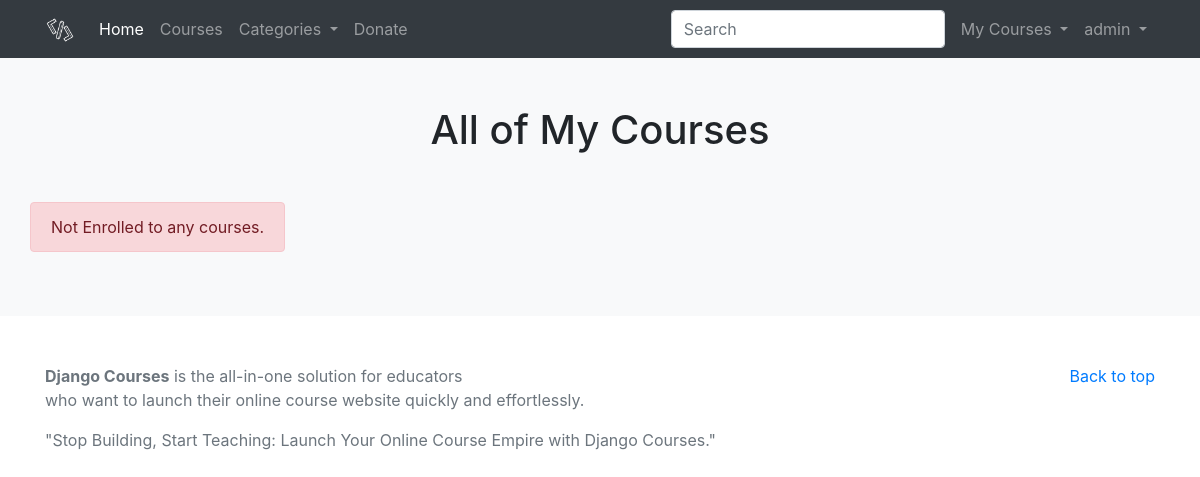
Before: /courses/enrolled-courses/ (signed in) with the older database file.
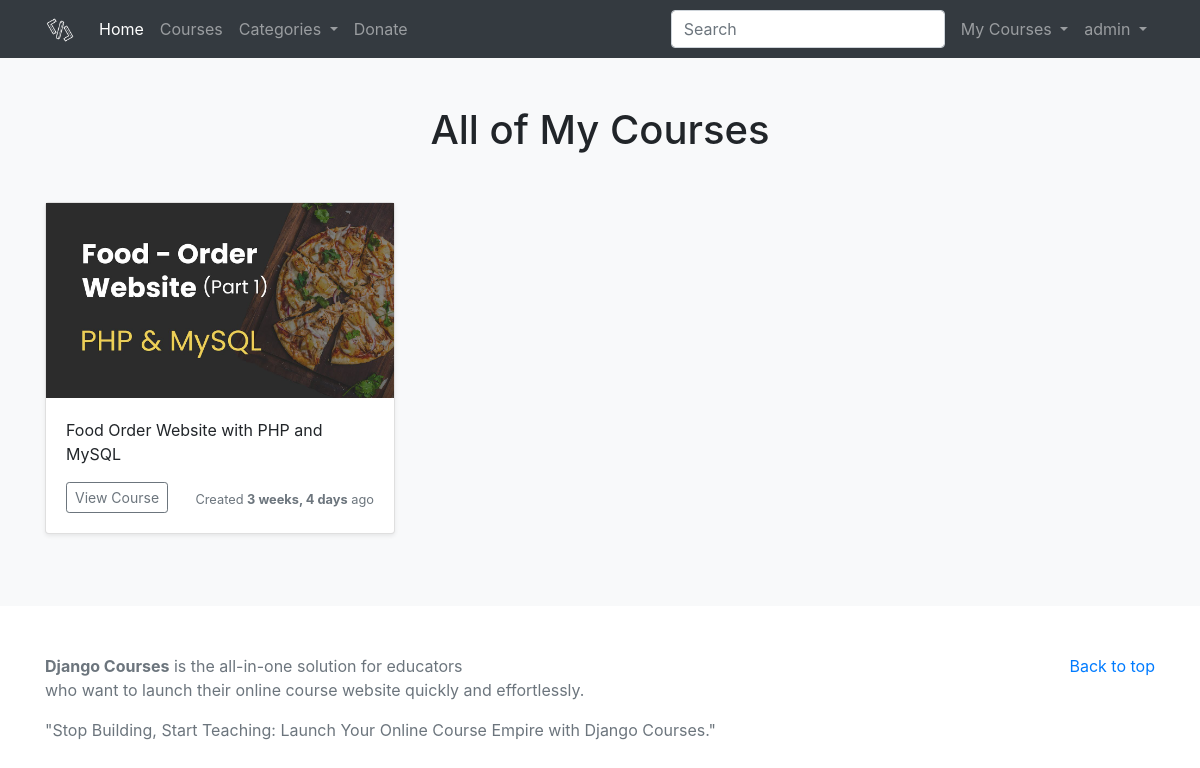
After: the same page with the newer database file.
### courses/models.py (models this page shows, shortened)
class Enroll(models.Model):
    user = models.ForeignKey(User, verbose_name="User", on_delete=models.CASCADE)
    course = models.ForeignKey(Course, verbose_name="Course", on_delete=models.CASCADE)
    enrolled_date = models.DateTimeField(auto_now_add=True, verbose_name="Enrolled Date")

class Course(models.Model):
    course_title = models.CharField(max_length=200, verbose_name="Course Title")
    course_slug = models.SlugField(verbose_name="Course Slug")
    course_description = models.TextField(blank=True, null=True, verbose_name="Course Description")
    course_topic = models.ManyToManyField(Topic, verbose_name="Course Topic")
    course_image = models.ImageField(upload_to="courses/", blank=True, null=True)
    course_is_active = models.CharField(
        choices = IS_ACTIVE,
        default = 'Yes',
        max_length=50,
        verbose_name="Is Active?"
        )
    course_is_featured = models.CharField(
        choices = IS_ACTIVE,
        default = 'Yes',
        max_length=50,
        verbose_name="Is Featured?"
        )
    course_created_at = models.DateTimeField(auto_now_add=True, verbose_name="Created Date")
    course_updated_at = models.DateTimeField(auto_now=True, verbose_name="Updated Date")
    seo_course_title = models.CharField(max_length=60, blank=True, null=True, verbose_name="SEO Course Title (60 Characters Long)")
    seo_course_keywords = models.TextField(blank=True, null=True, verbose_name="SEO for Course Keywords, Separated by Commas")
    seo_course_description = models.TextField(blank=True, null=True, verbose_name="SEO Course Description (160 Characters Long)")
    class Meta:
        ordering = ('-course_created_at', )

### courses/views.py (the view)
# urls.py: path('courses/enrolled-courses/', views.enrolled_courses, name="enrolled-courses"),
@login_required(login_url='account_login')
def enrolled_courses(request):
    try:
        courses = Enroll.objects.filter(user=request.user)
        context = {
            'courses': courses,
        }
        return render(request, 'courses/enrolled_courses.html', context)
    except:
        messages.error(request, "Couldn't Enroll to the course. Please try again later.")
        return redirect(index)

### courses/context_processors.py (called while the page is built)
def head_menu(request):
    topics = Topic.objects.filter(topic_is_active='Yes')
    context = {
        'topics': topics
    }
    return context

def my_courses(request):
    if request.user.is_authenticated:
        enrolled_courses = Enroll.objects.filter(user=request.user).order_by('-enrolled_date')[:5]
    else:
        enrolled_courses = None
    context = {
        'enrolled_courses': enrolled_courses,
    }
    return context

### courses/models.py (called while the page is built)
    def __str__(self):
        return self.topic_title

### templates/courses/enrolled_courses.html (shortened to what this page needs)
{% extends 'base.html' %}
{% block content %}
<div class="album py-5 bg-light">
    <div class="container">
      <h1 class="text-center mb-5">All of My Courses</h1>
      <div class="row">
      {% if courses %}
        {% for course in courses %}
          <div class="col-md-4">
            <div class="card mb-4 shadow-sm">
              <a href="{% url 'course-detail' course.course.course_slug %}">
              {% if course.course.course_image %}
              <img src="{{ course.course.course_image.url }}" class="img-fluid" alt="{{ course.course.course_title }}">
              {% endif %}
              </a>
              <div class="card-body">
                <p class="card-text">{{ course.course.course_title }}</p>
                <div class="d-flex justify-content-between align-items-center">
                  <div class="btn-group">
                    <a href="{% url 'course-detail' course.course.course_slug %}">
                      <button type="button" class="btn btn-sm btn-outline-secondary">View Course</button>
                    <a>
                  </div>
                  <small class="text-muted">Created <strong>{{ course.course.course_created_at|timesince }}</strong> ago</small>
                </div>
              </div>
            </div>
          </div>
        {% endfor %}
        {% else %}
        <div class="alert alert-danger">Not Enrolled to any courses. </div>
      {% endif %}
      </div>
    </div>
  </div>
{% endblock content %}

Changed rows visible on the page:
added Enroll: course.course_image (picture), course.course_title "Food Order Website with PHP and MySQL", course.course_created_at "3 weeks, 4 days"
Other visible differences:
text no longer shown: "Not Enrolled to any courses."
